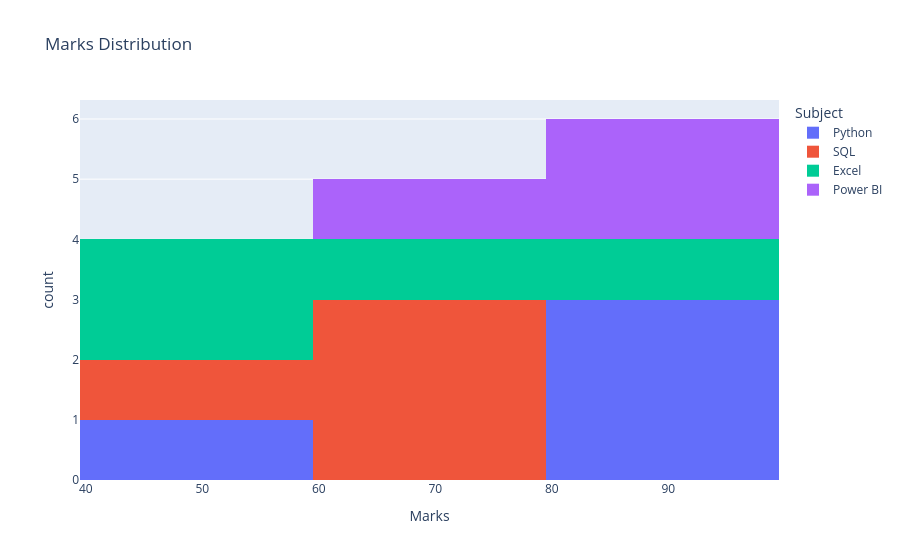

The notebook cell saved with this chart:
### Code cell
# Histogram
fig = px.histogram(df, x="Marks",
                   title="Marks Distribution",color="Subject")
fig.show()

### Figure 1 — Plotly figure (JSON) as saved in the notebook; plotly's stock layout.template omitted (floating-point values rounded to 4 significant figures)
{"data": [{"bingroup": "x", "hovertemplate": "Subject=Python<br>Marks=%{x}<br>count=%{y}<extra></extra>", "legendgroup": "Python", "marker": {"color": "#636efa", "pattern": {"shape": ""}}, "name": "Python", "orientation": "v", "showlegend": true, "type": "histogram", "x": [55, 88, 95, 80], "xaxis": "x", "yaxis": "y"}, {"bingroup": "x", "hovertemplate": "Subject=SQL<br>Marks=%{x}<br>count=%{y}<extra></extra>", "legendgroup": "SQL", "marker": {"color": "#EF553B", "pattern": {"shape": ""}}, "name": "SQL", "orientation": "v", "showlegend": true, "type": "histogram", "x": [68, 60, 45, 70], "xaxis": "x", "yaxis": "y"}, {"bingroup": "x", "hovertemplate": "Subject=Excel<br>Marks=%{x}<br>count=%{y}<extra></extra>", "legendgroup": "Excel", "marker": {"color": "#00cc96", "pattern": {"shape": ""}}, "name": "Excel", "orientation": "v", "showlegend": true, "type": "histogram", "x": [48, 72, 58, 94], "xaxis": "x", "yaxis": "y"}, {"bingroup": "x", "hovertemplate": "Subject=Power BI<br>Marks=%{x}<br>count=%{y}<extra></extra>", "legendgroup": "Power BI", "marker": {"color": "#ab63fa", "pattern": {"shape": ""}}, "name": "Power BI", "orientation": "v", "showlegend": true, "type": "histogram", "x": [78, 82, 90], "xaxis": "x", "yaxis": "y"}], "layout": {"barmode": "relative", "legend": {"title": {"text": "Subject"}, "tracegroupgap": 0}, "title": {"text": "Marks Distribution"}, "xaxis": {"anchor": "y", "domain": [0, 1], "title": {"text": "Marks"}}, "yaxis": {"anchor": "x", "domain": [0, 1], "title": {"text": "count"}}}}
